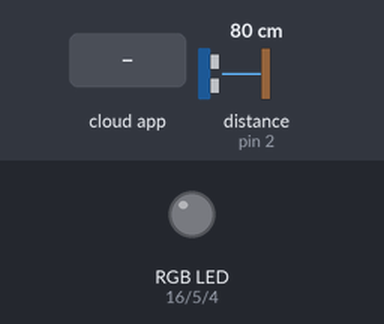
Simulated run of this sketch. Board: Arduino Uno, built with avr-gcc and run on an emulated ATmega328P. Parts: an RGB LED mixed from three pins (HIGH = lit). Inputs (shaded band) come from the test bench; at power-on: distance to the obstacle (sensor on pin 2) 80 cm. The echo pulse lasts 58.3 µs per cm; dim RGB values are drawn brighter than linear; random numbers use the default seed unless the sketch sets one; pins used as bus, display or sensor lines are not drawn.

Above: at 2.7 s.
2.8 s: distance to the obstacle (sensor on pin 2) set to 8 cm
4.8 s: distance to the obstacle (sensor on pin 2) set to 5 cm
At 6.2 s:
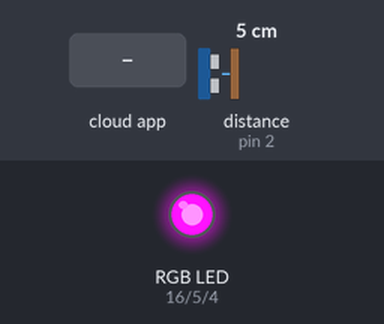
At 6.9 s:
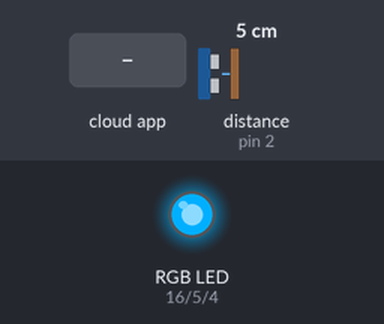
7.8 s: the phone or cloud app sets green-value to 0
At 8.8 s:
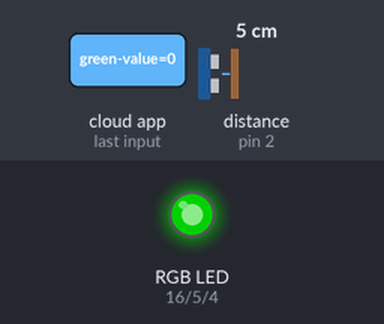
10.8 s: distance to the obstacle (sensor on pin 2) set to 2 cm
12.3 s: distance to the obstacle (sensor on pin 2) set to 4 cm
At 14.5 s:
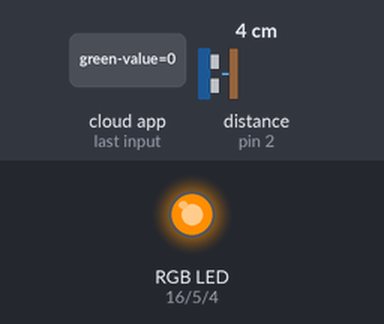
15.3 s: distance to the obstacle (sensor on pin 2) set to 9 cm
Timing chart, 0 to 18.3 s (numbered marks = the images above; inputs shaded):
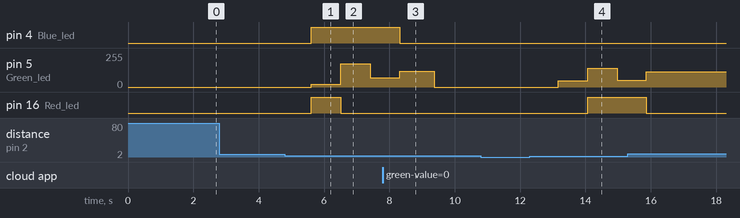

The sketch:

Connected_Lamps.ino
```cpp
#include "config.h"

// RGB VALUES
#define MIN 0                                           // Minimum Rgb Value
#define MAX 255                                         // Maximum Value
#define TRANSITION_SPEED 5                              // Setting the color change transition speed

// IO settings
#define trigPin 0                                       // Ultrasonic sensor - Trigger pine
#define echoPin 2                                       // Ultrasonic sensor - Echo pine
#define Red_led 16                                      // Rgb led - Red pin
#define Blue_led 4                                      // Rgb led - Blue pin
#define Green_led 5                                     // Rgb led - Green pin

// Needed variables
int RGB[3];                                             // Array containing the RGB values

// Adafruit feeds
AdafruitIO_Feed *red_feed = io.feed("red-value");       // Adafruit feed for the red color
AdafruitIO_Feed *blue_feed = io.feed("blue-value");     // Adafruit feed for the blue color
AdafruitIO_Feed *green_feed = io.feed("green-value");   // Adafruit feed for the green color


// _________________________________________________________ Message Handlers _________________________________________________________
// Method for handling a change in red value
void handleMessage_red(AdafruitIO_Data *data) {
  RGB[0] = data->toInt();                               // Converting the value to integer
}

// Method for handling a change in blue value
void handleMessage_blue(AdafruitIO_Data *data) {
  RGB[2] = data->toInt();                               // Converting the value to integer
}

// Method for handling a change in green value
void handleMessage_green(AdafruitIO_Data *data) {
  RGB[1] = data->toInt();                               // Converting the value to integer
  faid_in();                                            // Faiding in the colors
  delay(800);                                           // Waiting for 800ms
  faid_out();                                           // Faiding out the colors
}


// ___________________________________________________________ RGB Methods _____________________________________________________________
// Method for creating and sending the rgb values to the other lamp.
void create_and_send_rgb() {
  RGB[0] = random(MIN, MAX);                            // Creating a new value for the Red color
  RGB[1] = random(MIN, MAX);                            // Creating a new value for the Blue color
  RGB[2] = random(MIN, MAX);                            // Creating a new value for the Green color

  red_feed->save(RGB[0]);                               // Updating the red value on adafruit
  blue_feed->save(RGB[2]);                              // Updating the blue value on adafruit
  green_feed->save(RGB[1]);                             // Updating the green value on adafruit
}


// Method updating the rgb values in each loop
void update_rgb() {
  analogWrite(Red_led, RGB[0]);                         // Updating the red led value
  analogWrite(Blue_led, RGB[2]);                        // Updating the blue led value
  analogWrite(Green_led, RGB[1]);                       // Updating the green led value
}

// Method for slowly terning off the leds
void faid_in() {
  for (int i = RGB[0]; i >= 0; i--) {                   // Decreasing the value of red
    analogWrite(Red_led,i);
    delay(TRANSITION_SPEED);
  }
  for (int i = RGB[2]; i >= 0; i--) {                   // Decreasing the value of green
    analogWrite(Green_led,i);
    delay(TRANSITION_SPEED);
  }
  for (int i = RGB[1]; i >= 0; i--) {                   // Decreasing the value of blue
    analogWrite(Blue_led,i);
    delay(TRANSITION_SPEED);
  }
}

// Method for slowly terning on the leds
void faid_out() {
  for (int i = 0; i <= RGB[0]; i++) {                   // Increasing the value of red
    analogWrite(Red_led, i);
    delay(TRANSITION_SPEED);
  }
  for (int i = 0; i <= RGB[1]; i++) {                   // Increasing the value of green
    analogWrite(Green_led, i);
    delay(TRANSITION_SPEED);
  }
  for (int i = 0; i <= RGB[2]; i++) {                   // Increasing the value of blue
    analogWrite(Blue_led, i);
    delay(TRANSITION_SPEED);
  }
}

// __________________________________________________________ Input Methods _____________________________________________________________
// Method for getting the distance of the hand
int get_distance() {
  long duration;                                        // Creating a variable for the duration
  int distance;                                         // Creating a variable for the distance

  digitalWrite(trigPin, LOW);                           // Setting the triggerpin off
  delayMicroseconds(2);                                 // Waiting for 2 microseconds

  digitalWrite(trigPin, HIGH);                          // Setting the triggerpin on
  delayMicroseconds(10);                                // Waiting for 10 microseconds
  digitalWrite(trigPin, LOW);                           // Setting the triggerpin off

  duration = pulseIn(echoPin, HIGH);                    // Calculating the duration through pulseIn
  distance = duration * 0.034 / 2;                      // Calculating the distance
  return distance;                                      // Returning the distance
}


// Method for checking if someone is close to the lamp (aka thinking about you)
void Am_i_thinking_about_you() {
  int dist = get_distance();                            // Getting the distance of the hand

  if (dist >= 3 && dist <= 5) {                         // Checking if the distance is between to 3 and 5 cm
    delay(800);                                         // Waiting for 0.8 seconds
    if (dist >= 3 && dist <= 5)                         // Checking again if the distance is between 3 to 5 cm
      create_and_send_rgb();                            // If true we create and send the new rgb values
  }
}


// ___________________________________________________________ Setup Method ______________________________________________________________
// Setup method
void setup() {
  Serial.begin(115200);                                 // Setting the baud rate (For esp8266)

  // ADAFRUIT SETUP
  io.connect();                                         // Connecting to the adafruit

  red_feed->onMessage(handleMessage_red);               // Setting the message handler for red color
  blue_feed->onMessage(handleMessage_blue);             // Setting the message handler for blue color
  green_feed->onMessage(handleMessage_green);           // Setting the message handler for green color

  while (io.status() < AIO_CONNECTED) {                 // Looping until we are connected to the adafruit
    Serial.println(".");
    delay(500);
  }

  // ADAFRUIT FEEDS
  red_feed->get();                                      // Setting the red feed get method
  blue_feed->get();                                     // Setting the blue feed get method
  green_feed->get();                                    // Setting the green feed get method

  // NEEDED VARIABLES
  RGB[0] = 0;                                           // Setting the current value red value
  RGB[1] = 0;                                           // Setting the current value blue value
  RGB[2] = 0;                                           // Setting the current value green value

  // HARDWARE SETUP
  pinMode(Red_led, OUTPUT);                             // Setting the red led pin as output
  pinMode(Blue_led, OUTPUT);                            // Setting the blue pin as output
  pinMode(Green_led, OUTPUT);                           // Setting the green led pin as output

  pinMode(trigPin, OUTPUT);                             // Setting the trigPin as an Output
  pinMode(echoPin, INPUT);                              // Setting the echoPin as an Input
}

// ___________________________________________________________ Loop Method ______________________________________________________________
void loop() {
  io.run();                                             // Keeping the program running.
  Am_i_thinking_about_you();                            // Checking if something is close to the lamp.
  update_rgb();                                         // Updating the colors
}
```

config.h
```cpp
#define WIFI_SSID ""
#define WIFI_PASS ""

// Adafruit IO Settings
#define IO_USERNAME  ""
#define IO_KEY       ""


// ***************************IGNORE ALL BELOW THIS**********************************
#include "AdafruitIO_WiFi.h"

#if defined(USE_AIRLIFT) || defined(ADAFRUIT_METRO_M4_AIRLIFT_LITE) ||         \
    defined(ADAFRUIT_PYPORTAL)
// Configure the pins used for the ESP32 connection
#if !defined(SPIWIFI_SS) // if the wifi definition isnt in the board variant
// Don't change the names of these #define's! they match the variant ones
#define SPIWIFI SPI
#define SPIWIFI_SS 10 // Chip select pin
#define NINA_ACK 9    // a.k.a BUSY or READY pin
#define NINA_RESETN 6 // Reset pin
#define NINA_GPIO0 -1 // Not connected
#endif
AdafruitIO_WiFi io(IO_USERNAME, IO_KEY, WIFI_SSID, WIFI_PASS, SPIWIFI_SS,
                   NINA_ACK, NINA_RESETN, NINA_GPIO0, &SPIWIFI);
#else
AdafruitIO_WiFi io(IO_USERNAME, IO_KEY, WIFI_SSID, WIFI_PASS);
#endif
```

Measured:
- the behaviour switches between 7 and 6 cm on distance to the obstacle (sensor on pin 2) (found by bisection; images 0 and 1)
- after the input at 2.8 s, every drawn part: stays the same
- after the input at 4.8 s, pin 4 (Blue_led): LOW → HIGH after 0.81 s; pin 5 (Green_led): 0/255 → 19/255 after 0.81 s, → 175/255 0.90 s later, → 68/255 0.90 s later; pin 16 (Red_led): LOW → HIGH after 0.81 s, → LOW 0.90 s later
- after the input at 10.8 s, every drawn part: stays the same
- after the input at 12.3 s, pin 5 (Green_led): 0/255 → 47/255 after 0.86 s, → 142/255 0.90 s later, → 52/255 0.90 s later; pin 16 (Red_led): LOW → HIGH after 1.8 s
